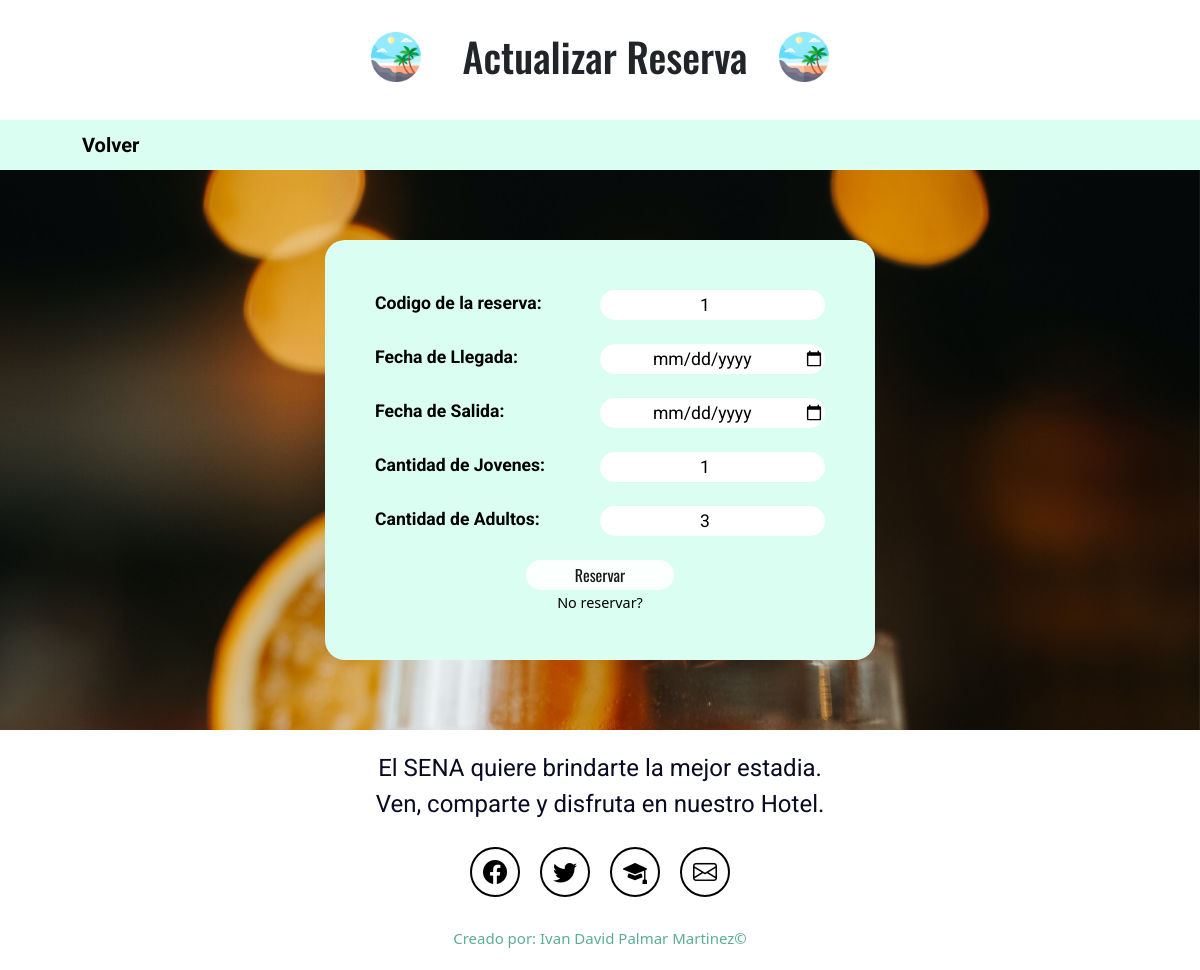
The page /reservas/actualizaReserva/1 on the database its author committed.
### reservaGestion/models.py (models this page shows)
class tb_reserva(models.Model):
    codigo_res = models.AutoField(primary_key=True,verbose_name="Codigo de la reserva")
    numeroDocumento_cli = models.ForeignKey(tb_usuarios, verbose_name="Numero de documento del usuario", on_delete=models.CASCADE)
    fechaInicio_res = models.DateField(verbose_name='Fecha de inicio', auto_now=False, auto_now_add=False)
    fechaSalida_res = models.DateField(verbose_name='Fecha de salida', auto_now=False, auto_now_add=False)
    cantidadJovenes_res = models.IntegerField(verbose_name='Cantidad de jovenes')
    cantidadAdultos_res = models.IntegerField(verbose_name='Cantidad de adultos')
    codigo_hab = models.ForeignKey(tb_habitacion, default=0, verbose_name="Codigo de la habitacion", on_delete=models.CASCADE)

### reservaGestion/views.py (the view)
# urls.py: path('actualizaReserva/<codigo>',actualizaReserva,name='actualizaReserva'),
def actualizaReserva(request,codigo):
    reserva = tb_reserva.objects.get(codigo_res = codigo)
    contexto = {
        'reserva' : reserva
    }
    return render(request, 'actualizarReserva.html',contexto)

### templates/actualizarReserva.html (shortened to what this page needs)
{% load static %}
<!DOCTYPE html>
<html lang="es">
<head>
    <link href="https://cdn.jsdelivr.net/npm/bootstrap@5.3.0/dist/css/bootstrap.min.css" rel="stylesheet">
    <link rel="stylesheet" href="https://cdn.jsdelivr.net/npm/bootstrap-icons@1.10.5/font/bootstrap-icons.css">
    <link rel="stylesheet" href="{% static 'css/actualizarReserva.css' %}">
</head>
<body>
    <header>
        <div class="logoIzquierdo">
            <img src="{% static 'img/playa.png' %}" alt="logoIzquierda">
        </div>
        <h1 class="tituloEncabezado">Actualizar Reserva</h1>
        <div class="logoIzquierdo">
            <img src="{% static 'img/playa.png' %}" alt="logoIzquierda">
        </div>
    </header>
    <div class="contenedorEnlaces">
        <ul>
            <li><a href="{% url 'mostrarReserva' %}">Volver</a></li>
        </ul>
    </div>
    <section class="formRegistro">
        <form class="container contenedor" method="POST" action="actualizarReserva/">{% csrf_token %}
            <div class="campo">
                <label for="codigoRes">Codigo de la reserva:</label>
                <input type="number" name="codigoRes" id="codigoRes" value='{{reserva.codigo_res}}' required>
            </div>
            <br>
            <div class="campo">
                <label for="fechaLlegada">Fecha de Llegada:</label>
                <input type="date" name="fechaLlegada" id="fechaLlegada"  value='{{reserva.fechaInicio_res}}'>
            </div>
            <br>
            <div class="campo">
                <label for="fechaSalida">Fecha de Salida:</label>
                <input type="date" name="fechaSalida" id="fechaSalida" value='{{reserva.fechaSalida_res}}'>
            </div>
            <br>
            <div class="campo">
                <label for="cantidadJovenes">Cantidad de Jovenes:</label>
                <input type="number" name="cantidadJovenes" id="cantidadJovenes"  value='{{reserva.cantidadJovenes_res}}'>
            </div>
            <br>
            <div class="campo">
                <label for="cantidadAdultos">Cantidad de Adultos:</label>
                <input type="number" name="cantidadAdultos" id="cantidadAdultos"  value='{{reserva.cantidadAdultos_res}}'>
            </div>
            <br>
            <input class="boton" type="submit" value="Reservar">
            <br>
            <a href="{% url 'volver' %}">No reservar?</a>
            <br>
        </form>
    </section>
     <footer class="d-flex flex-column align-items-center justify-content-center">
        <p class="footer-texto text-center">El SENA quiere brindarte la mejor estadia.
            <br>Ven, comparte y disfruta en nuestro Hotel.</p>
        <div class="iconos-redes-sociales d-flex flex-wrap align-items-center justify-content-center">
            <a href="https://web.facebook.com/sena.soacha/?locale=es_LA&_rdc=1&_rdr" target="_blank" rel="noopener noreferrer">
                <i class="bi bi-facebook"></i>
            </a>
            <a href="https://twitter.com/SENASoacha?ref_src=twsrc%5Egoogle%7Ctwcamp%5Eserp%7Ctwgr%5Eauthor" target="_blank" rel="noopener noreferrer">
                <i class="bi bi-twitter"></i>
            </a>
            <a href="https://senasoachacide.blogspot.com/" target="_blank" rel="noopener noreferrer">
                <i class="bi bi-mortarboard-fill"></i>
            </a>
            <a href="mailto:servicioalciudadano@sena.edu.co " target="_blank" rel="noopener noreferrer">
                <i class="bi bi-envelope"></i>
            </a>
        </div>
        <div class="derechos-de-autor">Creado por: Ivan David Palmar Martinez&#169;</div>
    </footer>
</body>
</html

### crudProyecto/static/css/actualizarReserva.css (style rules this page uses)
section { display: flex; flex-direction: column; align-items: center; justify-content: center; }
h1 { font-size: 2.5rem; font-family: 'Oswald', sans-serif; }
header { display: flex; justify-content: center; height: 120px; }
header .tituloEncabezado { align-self: center; margin-left: 10px; }
header .logoIzquierdo { width: -100%; padding: 32px; }
.logoIzquierdo img { width: 50px; height: 50px; }
.contenedorEnlaces { background-color: #dafff2; width: 100%; height: 50px; padding-top: 10px; }
ul { display: inline-flex; align-items: center; list-style: none; }
li a { color: black; text-decoration: none; font-size: 20px; font-family: 'Roboto', sans-serif; margin-left: 50px; font-weight: bold; }
.formRegistro { padding: 70px; background-image: url('../img/cosmopolitan.jpg'); background-size:cover; background-attachment: fixed; }
.contenedor { width: 550px; height: 420px; padding: 10px; padding-top: 50px; background-color: #dafff2; color: black; max-width: 600px; text-align: center; border-radius: 20px; }
.formRegistro .campo { width: 100%; display: flex; flex-direction: row; justify-content: space-between; font-family: 'Roboto', sans-serif; padding: 0px 40px 0px 40px; font-size: 1.1rem; }
.campo label { width: 50%; text-align: start; font-weight: bold; }
.campo input, .campo select { width: 50%; text-align: center; background-color: white; height: 30px; border: none; border-radius: 20px; }
.formRegistro .boton { width: 28%; height: 30px; background-color: white; color: #000; font-family: 'Oswald', sans-serif; border: none; border-radius: 20px; opacity: 0.9; }
.formRegistro a { text-decoration: none; font-size: 0.9rem; color: black; }
footer { min-height: 200px; color: #0a0a23; background-color: white; }
.footer-texto { font-size: 1.5rem; padding: 20px; margin-bottom: 15px; font-family: 'Roboto', sans-serif; }
.iconos-redes-sociales a { width: 50px; height: 50px; display: flex; align-items: center; justify-content: center; padding: 2px; margin: 10px; border: 2px solid black; border-radius: 50px; transition: all 0.2s ease-in; margin-top: -10px; }
.iconos-redes-sociales i { color: black; font-size: 1.5rem; transition: all 0.2s ease-in; }
.derechos-de-autor { text-align: center; font-size: 15px; color: rgb(92, 174, 145); padding: 20px; }

### rows shown on the page
tb_reserva: codigoRes "1", cantidadJovenes "1", cantidadAdultos "3"
